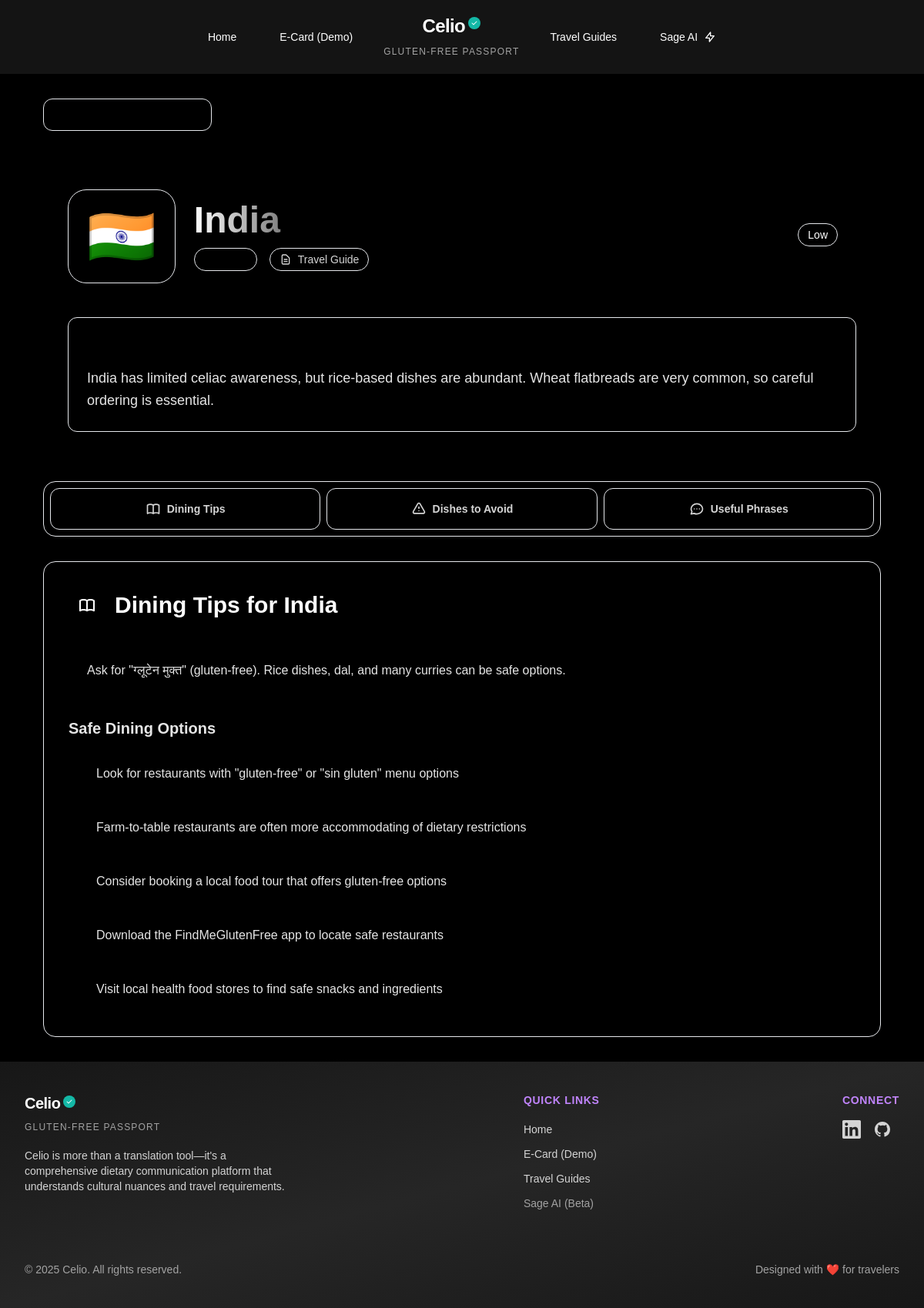
The app's page /travel/india/ with its own data.
### travel/models.py (models this page shows, shortened)
class Country(models.Model):
    name = models.CharField(max_length=100)
    slug = models.SlugField(max_length=100, unique=True, blank=True)
    code = models.CharField(max_length=2, unique=True)  # ISO country code (e.g., US, JP, FR)
    flag_emoji = models.CharField(max_length=10, blank=True)  # Flag emoji for display
    language = models.CharField(max_length=100)  # Primary language
    language_code = models.CharField(max_length=2)  # ISO language code (e.g., en, ja, fr)
    celiac_awareness = models.IntegerField(
        choices=[
            (1, _('Very Low')),
            (2, _('Low')),
            (3, _('Moderate')),
            (4, _('High')),
            (5, _('Very High')),
        ],
        default=3
    )
    color = models.CharField(max_length=7, default="#808080", help_text="Hex color code for the country card")
    summary = models.TextField(help_text=_("General information about celiac awareness in this country"))
    dining_tips = models.TextField(help_text=_("Tips for dining safely in this country"))
    class Meta:
        verbose_name_plural = "Countries"
        ordering = ['name']

### travel/views.py (the view)
# urls.py: path('<slug:slug>/', views.country_detail, name='country_detail'),
def country_detail(request, slug):
    country = get_object_or_404(Country, slug=slug)
    dishes_to_avoid = DishesToAvoid.objects.filter(country=country)
    general_phrases = RestaurantPhrase.objects.filter(country=country, category='general')
    ordering_phrases = RestaurantPhrase.objects.filter(country=country, category='ordering')
    ingredient_phrases = RestaurantPhrase.objects.filter(country=country, category='ingredients')
    e_card_phrases = RestaurantPhrase.objects.filter(country=country, category='message')
    return render(request, 'travel/country_detail.html', {
        'country': country,
        'dishes_to_avoid': dishes_to_avoid,
        'general_phrases': general_phrases,
        'ordering_phrases': ordering_phrases,
        'ingredient_phrases': ingredient_phrases,
        'e_card_phrases': e_card_phrases
    })

### subscription/context_processors.py (called while the page is built)
def subscription_status(request):
    return {
        'is_premium': True,
        'subscription_plan': 'premium',
        'subscription_status': 'active'
    }

### templates/travel/country_detail.html (shortened to what this page needs)
{% extends 'base.html' %}
{% load static %}
{% block content %}
<div class="max-w-6xl mx-auto px-4 sm:px-6 lg:px-8 py-8">
    <div class="mb-8">
        <a href="{% url 'travel:travel_guide_list' %}" class="inline-flex items-center px-4 py-2 bg-primary-800/50 border border-primary-700/50 rounded-xl text-accent-400 hover:text-accent-300 hover:bg-primary-700/50 hover:border-accent-500/30 transition-all duration-300 group">
            <svg class="w-5 h-5 mr-2 group-hover:-translate-x-1 transition-transform" fill="none" stroke="currentColor" viewBox="0 0 24 24">
                <path stroke-linecap="round" stroke-linejoin="round" stroke-width="2" d="M15 19l-7-7 7-7"></path>
            </svg>
        </a>
    </div>
    <div class="country-header rounded-2xl p-8 mb-8 backdrop-blur-sm">
        <div class="flex flex-col lg:flex-row lg:items-center gap-8">
            <div class="flex items-center gap-6">
                <div class="relative">
                    <div class="absolute inset-0 bg-gradient-to-br from-accent-500/20 to-accent-600/10 rounded-3xl blur-sm opacity-70"></div>
                    <div class="relative bg-gradient-to-br from-primary-700/50 to-primary-800/30 rounded-3xl p-6 border border-accent-500/20 backdrop-blur-sm">
                        <div class="text-7xl animate-pulse">{{ country.flag_emoji }}</div>
                    </div>
                </div>
                <div>
                    <h1 class="text-5xl font-bold bg-gradient-to-r from-white to-accent-200 bg-clip-text text-transparent mb-3">{{ country.name }}</h1>
                    <div class="flex items-center gap-4">
                        <div class="inline-flex items-center px-3 py-1 bg-accent-600/20 border border-accent-500/30 rounded-full text-accent-300 text-sm font-medium">
                            <svg class="w-4 h-4 mr-2" fill="none" stroke="currentColor" viewBox="0 0 24 24">
                                <path stroke-linecap="round" stroke-linejoin="round" stroke-width="2" d="M3 5h12M9 3v2m1.048 9.5A18.022 18.022 0 016.412 9m6.088 9h7M11 21l5-10 5 10M12.751 5C11.783 10.77 8.07 15.61 3 18.129"></path>
                            </svg>
                        </div>
                        <div class="inline-flex items-center px-3 py-1 bg-primary-700/30 border border-primary-600/30 rounded-full text-neutral-300 text-sm font-medium">
                            <svg class="w-4 h-4 mr-2" fill="none" stroke="currentColor" viewBox="0 0 24 24">
                                <path stroke-linecap="round" stroke-linejoin="round" stroke-width="2" d="M9 12h6m-6 4h6m2 5H7a2 2 0 01-2-2V5a2 2 0 012-2h5.586a1 1 0 01.707.293l5.414 5.414a1 1 0 01.293.707V19a2 2 0 01-2 2z"></path>
                            </svg>
                            Travel Guide
                        </div>
                    </div>
                </div>
            </div>
            <div class="lg:ml-auto">
                <div class="info-card rounded-xl p-6">
                    <div class="text-sm font-semibold text-accent-300 mb-3 uppercase tracking-wide">Celiac Awareness Level</div>
                    <div class="mb-4">
                        <div class="flex items-center justify-between mb-2">
                            <span class="text-sm font-medium text-accent-300">Celiac Awareness Level</span>
                            <span class="text-sm font-medium text-white px-3 py-1 bg-accent-600/20 rounded-full border border-accent-500/30">
                                {% if country.celiac_awareness == 1 %}Very Low
                                {% elif country.celiac_awareness == 2 %}Low
                                {% elif country.celiac_awareness == 3 %}Moderate
                                {% elif country.celiac_awareness == 4 %}High
                                {% elif country.celiac_awareness == 5 %}Very High
                                {% endif %}
                            </span>
                        </div>
                        <div class="w-full bg-primary-800/50 rounded-full h-3">
                            <div class="bg-gradient-to-r from-accent-500 to-accent-400 h-3 rounded-full transition-all duration-300" style="width: {% widthratio country.celiac_awareness 5 100 %}%"></div>
                        </div>
                    </div>
                </div>
            </div>
        </div>
        <div class="mt-8 p-6 bg-primary-800/30 rounded-xl border border-primary-700/30">
            <h2 class="text-lg font-semibold text-accent-300 mb-3">Country Overview</h2>
            <p class="text-neutral-200 text-lg leading-relaxed">{{ country.summary }}</p>
        </div>
    </div>
    <div class="mb-8">
        <div class="flex flex-wrap gap-2 p-2 bg-primary-900/50 rounded-2xl border border-primary-700/30">
            <button data-tab="dining-tips" class="tab-button active flex-1 min-w-0 py-4 px-6 text-sm font-semibold rounded-xl border border-primary-600/30 text-neutral-300 relative z-10">
                <div class="flex items-center justify-center gap-2">
                    Dining Tips
                </div>
            </button>
            <button data-tab="dishes-to-avoid" class="tab-button flex-1 min-w-0 py-4 px-6 text-sm font-semibold rounded-xl border border-primary-600/30 text-neutral-300 relative z-10">
                <div class="flex items-center justify-center gap-2">
                    <svg class="w-5 h-5" fill="none" stroke="currentColor" viewBox="0 0 24 24">
                        <path stroke-linecap="round" stroke-linejoin="round" stroke-width="2" d="M12 9v2m0 4h.01m-6.938 4h13.856c1.54 0 2.502-1.667 1.732-3L13.732 4c-.77-1.333-2.694-1.333-3.464 0L3.34 16c-.77 1.333.192 3 1.732 3z"></path>
                    </svg>
                    Dishes to Avoid
                </div>
            </button>
            <button data-tab="restaurant-phrases" class="tab-button flex-1 min-w-0 py-4 px-6 text-sm font-semibold rounded-xl border border-primary-600/30 text-neutral-300 relative z-10">
                <div class="flex items-center justify-center gap-2">
                    <svg class="w-5 h-5" fill="none" stroke="currentColor" viewBox="0 0 24 24">
                        <path stroke-linecap="round" stroke-linejoin="round" stroke-width="2" d="M8 12h.01M12 12h.01M16 12h.01M21 12c0 4.418-4.03 8-9 8a9.863 9.863 0 01-4.255-.949L3 20l1.395-3.72C3.512 15.042 3 13.574 3 12c0-4.418 4.03-8 9-8s9 3.582 9 8z"></path>
                    </svg>
                    Useful Phrases
                </div>
            </button>
        </div>
    </div>
    <div class="content-section rounded-2xl border border-primary-700/30">
        <div id="dining-tips" class="tab-content active">
            <div class="p-8">
                <div class="flex items-center gap-3 mb-6">
                    <div class="w-12 h-12 bg-gradient-to-br from-accent-500 to-accent-600 rounded-xl flex items-center justify-center">
                    </div>
                    <h2 class="text-3xl font-bold text-white">Dining Tips for {{ country.name }}</h2>
                </div>
                <div class="space-y-6 text-neutral-200">
                    <div class="info-card rounded-xl p-6">
                        <p class="leading-relaxed">{{ country.dining_tips }}</p>
                    </div>
                    <div class="mt-8">
                        <h3 class="text-xl font-semibold text-accent-300 mb-4">Safe Dining Options</h3>
                        <div class="grid gap-3">
                            <div class="info-card rounded-xl p-4 group">
                                <div class="flex items-start gap-3">
                                    <div class="w-2 h-2 bg-accent-500 rounded-full mt-3 group-hover:bg-accent-400 transition-colors"></div>
                                    <p class="text-neutral-200 leading-relaxed">Look for restaurants with "gluten-free" or "sin gluten" menu options</p>
                                </div>
                            </div>
                            <div class="info-card rounded-xl p-4 group">
                                <div class="flex items-start gap-3">
                                    <div class="w-2 h-2 bg-accent-500 rounded-full mt-3 group-hover:bg-accent-400 transition-colors"></div>
                                    <p class="text-neutral-200 leading-relaxed">Farm-to-table restaurants are often more accommodating of dietary restrictions</p>
                                </div>
                            </div>
                            <div class="info-card rounded-xl p-4 group">
                                <div class="flex items-start gap-3">
                                    <div class="w-2 h-2 bg-accent-500 rounded-full mt-3 group-hover:bg-accent-400 transition-colors"></div>
                                    <p class="text-neutral-200 leading-relaxed">Consider booking a local food tour that offers gluten-free options</p>
                                </div>
                            </div>
                            <div class="info-card rounded-xl p-4 group">
                                <div class="flex items-start gap-3">
                                    <div class="w-2 h-2 bg-accent-500 rounded-full mt-3 group-hover:bg-accent-400 transition-colors"></div>
                                    <p class="text-neutral-200 leading-relaxed">Download the FindMeGlutenFree app to locate safe restaurants</p>
                                </div>
                            </div>
                            <div class="info-card rounded-xl p-4 group">
                                <div class="flex items-start gap-3">
                                    <div class="w-2 h-2 bg-accent-500 rounded-full mt-3 group-hover:bg-accent-400 transition-colors"></div>
                                    <p class="text-neutral-200 leading-relaxed">Visit local health food stores to find safe snacks and ingredients</p>
                                </div>
                            </div>
                        </div>
                    </div>
                </div>
            </div>
        </div>
    </div>
</div>
{% endblock %}

### static/css/primary_accent_theme.css (style rules this page uses)
:root { --primary-950: #f8f8f8; --primary-900: #e0e0e0; --primary-800: #c0c0c0; --primary-700: #a0a0a0; --accent-600: #6b46c1; --accent-500: #7c3aed; --accent-400: #8b5cf6; --accent-300: #a78bfa; --accent-200: #c4b5fd; --accent-100: #e0e7ff; }

### templates/base.html (style rules this page uses)
body { position: relative; overflow-x: hidden; font-family: 'Hex Franklin', sans-serif; color: var(--neutral-100); background: black; min-height: 100vh; line-height: 1.6; }

### records on screen
Country: flag_emoji "🇮🇳", summary "India has limited celiac awareness, but rice-based dishes are abundant. Wheat flatbreads are very common, so careful ordering is essential.", name "India", dining_tips "Ask for \"ग्लूटेन मुक्त\" (gluten-free). Rice dishes, dal, and many curries can be safe options."
